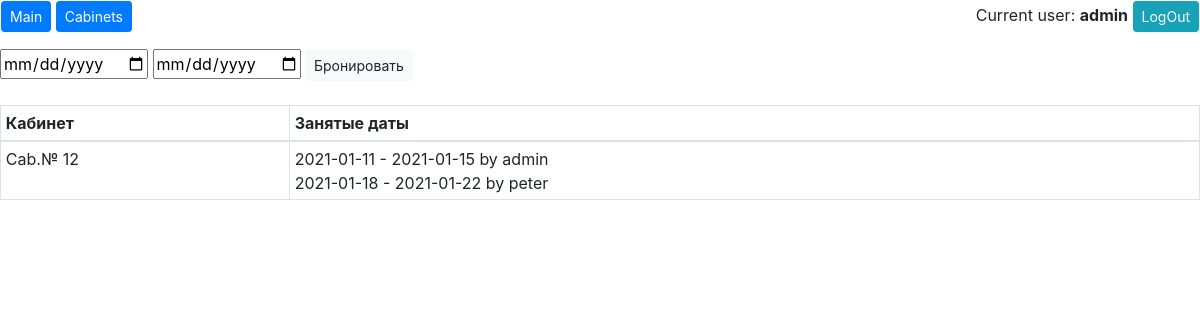
Page /cabinet/12/ (signed in) on the committed database.
### workspace/models.py (models this page shows, shortened)
class Cabinet(models.Model):
    room_number = models.IntegerField()
    def __str__(self):
        return f"Cab.№ {self.room_number}"

class Booking(models.Model):
    booking_start = models.DateField()
    booking_end = models.DateField()
    cabinet = models.ForeignKey(Cabinet, on_delete=models.CASCADE)
    customer = models.ForeignKey(User, on_delete=models.CASCADE)
    def __str__(self):
        return f"{self.booking_start} - {self.booking_end} by {self.customer}"

### workspace/views.py (the view)
# urls.py: path('cabinet/<room>/', cabinet),
def cabinet(request, room, error=''):
    name = request.user.get_username()
    cab = Cabinet.objects.get(room_number=room)
    date_today = date.today()
    booking = Booking.objects.filter(cabinet=cab, booking_end__gte=date_today).order_by('booking_start')
    date_today = str(date_today)
    context = {'cab': cab, 'booking': booking, 'name': name, 'date': date_today, 'error': error}
    return render(request, 'cabinet.html', context)

### templates/cabinet.html (shortened to what this page needs)
{% extends "base.html" %}
{% block content %}
{% if name %}
<form action="/book-date/{{ cab.room_number }}" method="POST">
    <td><input type="date" name="begin" min="{{ date }}" required></td>
    <td><input type="date" name="finish" min="{{ date }}" required></td>
    <td><input class="btn btn-light btn-sm" type="submit" value="Бронировать"></td>
</form>
{% endif %}
<br>
<table class="table table-sm table-bordered">
    <thead>
    <tr>
        <th>Кабинет</th>
        <th>Занятые даты</th>
    </tr>
    </thead>
    <tbody>
    <tr>
        <td>{{ cab }}</td>
        <td>
            {% for book in booking %}
            {{ book }}
            <br>
            {% endfor %}
        </td>
    </tr>
    </tbody>
</table>
{% endblock %}

### templates/base.html (shortened to what this page needs)
<!DOCTYPE html>
<html lang="en">
<head>
<link rel="stylesheet" href="https://maxcdn.bootstrapcdn.com/bootstrap/4.0.0/css/bootstrap.min.css">
</head>
<body>
<table class="text">
    <tr>
        <td>
            <a href="/"><button type="button" class="btn btn-primary btn-sm">Main</button></a>
            <a href="/cabinets"><button type="button" class="btn btn-primary btn-sm">Cabinets</button></a>
        </td>
        <td class="rightcol">
            {% if name %}
            Current user: <b>{{ name }}</b>
            <a href="/logout"><button type="button" class="btn btn-info btn-sm">LogOut</button></a>
            {% endif %}
        </td>
    </tr>
</table>
{% block content %}{% endblock %}
</body>
</html>

### templates/base.html (style rules this page uses)
table.text { width: 100%; border-spacing: 0; }
table.text td { width: 50%; vertical-align: top; }
td.rightcol { text-align: right; }

### rows in the picture
Cabinet: room_number "Cab.№ 12"
Booking: booking_start+booking_end+customer "2021-01-11 - 2021-01-15 by admin"
Booking: booking_start+booking_end+customer "2021-01-18 - 2021-01-22 by peter"

### other values in the picture
{{ name }} "admin"
